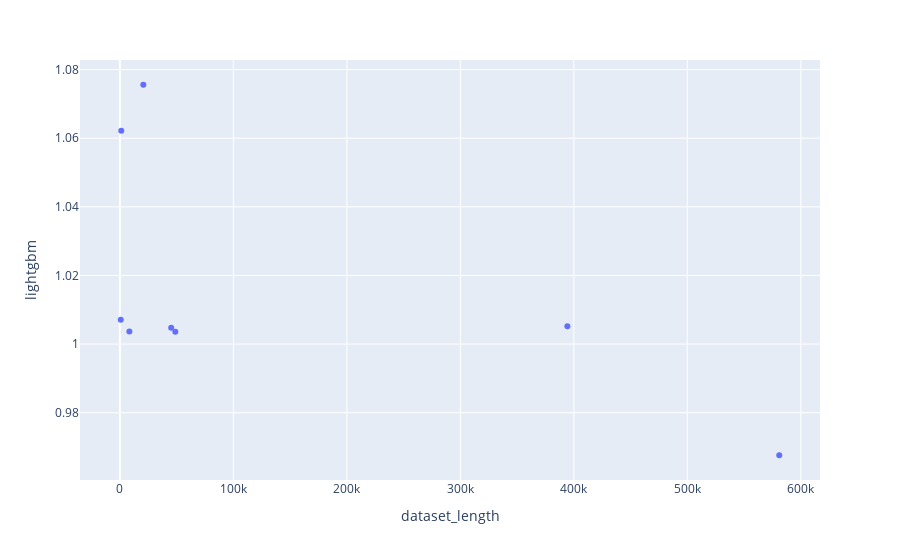

Here is the notebook cell this chart was saved with:
### Code cell
px.scatter(perfs_per_dataset, x="dataset_length", y="lightgbm")

### Figure 1 — Plotly figure (JSON) as saved in the notebook; plotly's stock layout.template omitted (floating-point values rounded to 4 significant figures)
{"data": [{"hovertemplate": "dataset_length=%{x}<br>lightgbm=%{y}<extra></extra>", "legendgroup": "", "marker": {"color": "#636efa", "symbol": "circle"}, "mode": "markers", "name": "", "orientation": "v", "showlegend": false, "type": "scatter", "x": [20640, 581012, 48842, 394299, 768, 45211, 8378, 1212], "xaxis": "x", "y": [1.076, 0.9676, 1.004, 1.005, 1.007, 1.005, 1.004, 1.062], "yaxis": "y"}], "layout": {"legend": {"tracegroupgap": 0}, "margin": {"t": 60}, "xaxis": {"anchor": "y", "domain": [0, 1], "title": {"text": "dataset_length"}}, "yaxis": {"anchor": "x", "domain": [0, 1], "title": {"text": "lightgbm"}}}}
